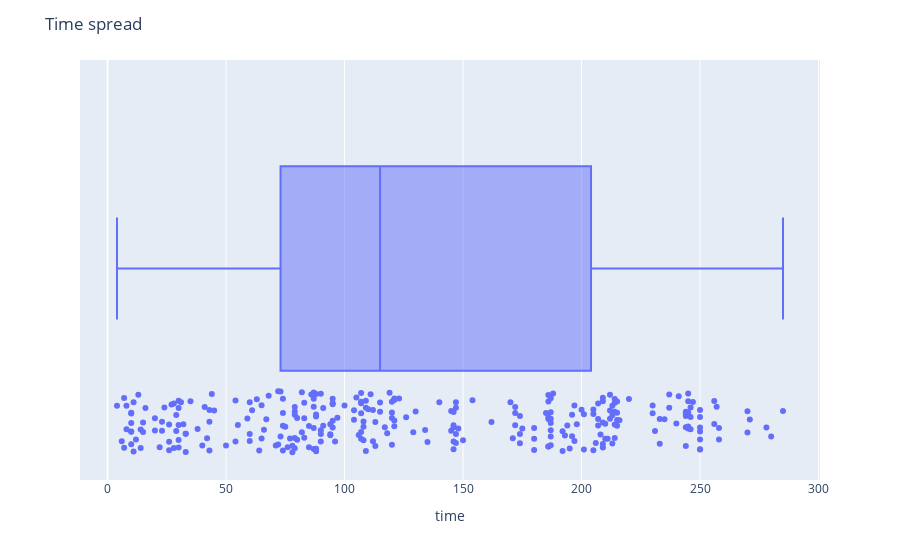

Notebook source saved alongside this figure:
### Markdown cell above
Finding outliers in time

### Code cell
# Boxplot for time
fig = px.box(df.toPandas(), x='time', points="all")
fig.update_layout(
    title_text="Time spread")
fig.show()

### Figure 1 — Plotly figure (JSON) as saved in the notebook; plotly's stock layout.template omitted (floating-point values rounded to 4 significant figures; data arrays with more than 128 entries replaced by an {"elided": "..."} marker saying what was removed)
{"data": [{"alignmentgroup": "True", "boxpoints": "all", "hovertemplate": "time=%{x}<extra></extra>", "legendgroup": "", "marker": {"color": "#636efa"}, "name": "", "notched": false, "offsetgroup": "", "orientation": "h", "showlegend": false, "type": "box", "x": {"elided": "299 int values"}, "x0": " ", "xaxis": "x", "y0": " ", "yaxis": "y"}], "layout": {"autosize": true, "boxmode": "group", "legend": {"tracegroupgap": 0}, "margin": {"t": 60}, "title": {"text": "Time spread"}, "xaxis": {"anchor": "y", "autorange": true, "domain": [0, 1], "range": [-11.61, 300.6], "title": {"text": "time"}, "type": "linear"}, "yaxis": {"anchor": "x", "autorange": true, "domain": [0, 1], "range": [-0.5138, 0.5], "type": "category"}}}
